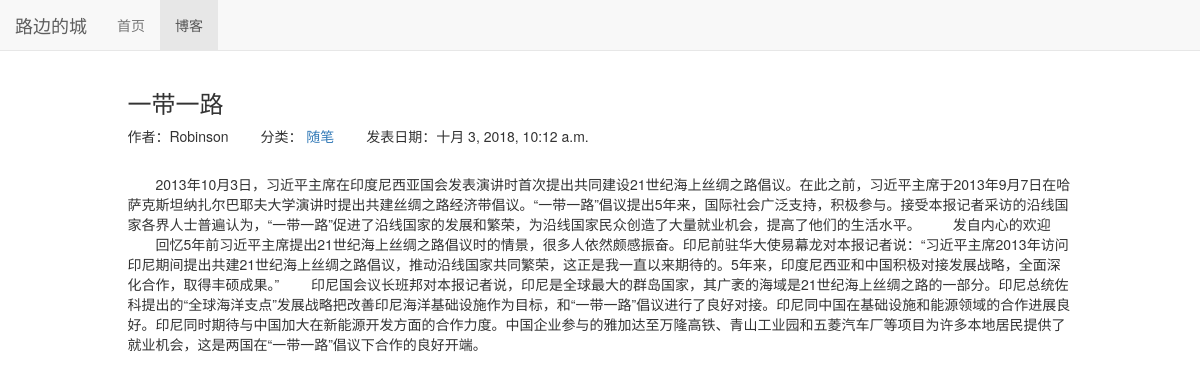
Page /blog/3 on the committed database.
### blog/models.py (models this page shows, shortened)
class Blog(models.Model):
    title = models.CharField(max_length=50)
    blog_type = models.ForeignKey(BlogType, on_delete=models.DO_NOTHING)
    content = models.TextField()
    author = models.ForeignKey(User, on_delete=models.DO_NOTHING)
    created_time = models.DateTimeField(auto_now_add=True)
    last_updated_time = models.DateTimeField(auto_now=True)

class BlogType(models.Model):
    type_name = models.CharField(max_length=15)
    def __str__(self):
        return self.type_name

### blog/views.py (the view)
# urls.py: path('<int:blog_pk>', views.blog_detail, name='blog_detail'),
def blog_detail(request, blog_pk):
    context = {}
    context['blog'] = get_object_or_404(Blog, pk=blog_pk)
    return render_to_response('blog/blog_detail.html', context)

### blog/templates/blog/blog_detail.html (shortened to what this page needs)
{% extends 'base.html' %}
{% block nav_blog_active %}active{% endblock %}
{% load staticfiles %}
{% block header_extends %}
    <link rel="stylesheet" href="{% static 'blog/blog.css' %}">
{% endblock %}
{% block content %}
    <div class="container">
        <div class="row">
            <div class="col-xs-10 col-xs-offset-1">
                <h3>{{ blog.title }}</h3>
                <ul class="blog-info-description">
                    <li>作者：{{ blog.author }}</li>
                    <li>分类：
                        <a href="{% url 'blogs_with_type' blog.blog_type.pk %}">
                            {{blog.blog_type}}
                        </a>
                    </li>
                    <li>发表日期：{{ blog.created_time }}</li>
                </ul>
                <div class="blog-content">{{ blog.content }}</div>
            </div>
        </div>
    </div>
{% endblock %}

### static/base.css (style rules this page uses)
* { margin: 0; padding: 0; list-style-type: none!important; }
body { margin-top: 70px!important; }

### blog/static/blog/blog.css (style rules this page uses)
ul.blog-info-description { list-style-type: none; margin-bottom: 2em; }
ul.blog-info-description li { display: inline-block; margin-right: 2em; }
div.blog-content { text-indent: 2em; }

### rows in the picture
Blog: title "一带一路", author "Robinson", blog_type "随笔", created_time "十月 3, 2018, 10:12 a.m.", content "2013年10月3日，习近平主席在印度尼西亚国会发表演讲时首次提出共同建设21世纪海上丝绸之路倡议。在此之前，习近平主席于2013年9月7日在哈萨克斯坦纳扎尔巴耶夫大学演讲时提出共建丝绸之路经济带倡议。“一带一路”倡议提出5年来，国际社会广泛支持，积极参与。接受本报记者采访的沿线国家各界人士普遍认为，“一带一路”促进了沿线国家的发展和繁荣，为沿线国家民众创造了大量就业机会，提高了他们的生活水平。 发自内心的欢迎 回忆5年前习近平主席提出21世纪海上丝绸之路倡议时的情景，很多人依然颇感振奋。印尼前驻华大使易幕龙对本报记者说：“习近平主席2013年访问印尼期间提出共建21世纪海上丝绸之路倡议，推动沿线国家共同繁荣，这正是我一直以来期待的。5年来，印度尼西亚和中国积极对接发展战略，全面深化合作，取得丰硕成果。” 印尼国会议长班邦对本报记者说，印尼是全球最大的群岛国家，其广袤的海域是21世纪海上丝绸之路的一部分。印尼总统佐科提出的“全球海洋支点”发展战略把改善印尼海洋基础设施作为目标，和“一带一路”倡议进行了良好对接。印尼同中国在基础设施和能源领域的合作进展良好。印尼同时期待与中国加大在新能源开发方面的合作力度。中国企业参与的雅加达至万隆高铁、青山工业园和五菱汽车厂等项目为许多本地居民提供了就业机会，这是两国在“一带一路”倡议下合作的良好开端。"
